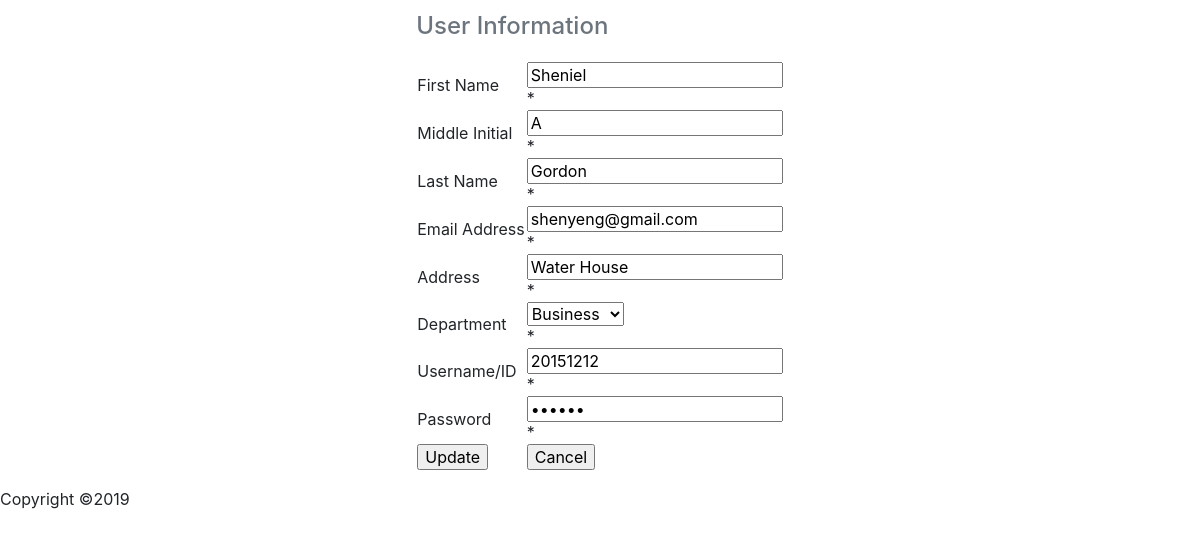
/Updatestudent.php?count=1, run on the app's committed database.
### tables this page shows
CREATE TABLE `student` (
  `count` int(11) NOT NULL,
  `id` varchar(12) NOT NULL,
  `fname` varchar(55) NOT NULL,
  `mname` varchar(55) NOT NULL,
  `lname` varchar(55) NOT NULL,
  `email` varchar(55) NOT NULL,
  `address` varchar(100) NOT NULL,
  `department` varchar(55) NOT NULL,
  `pass` varchar(12) NOT NULL,
  `conpass` varchar(12) NOT NULL,
  `active` varchar(4) NOT NULL
);

### Updatestudent.php (the view, shortened to what this page needs)
<html>
    <link rel="stylesheet" href="https://maxcdn.bootstrapcdn.com/bootstrap/4.0.0/css/bootstrap.min.css">
<link href="https://stackpath.bootstrapcdn.com/font-awesome/4.7.0/css/font-awesome.min.css" rel="stylesheet">
    <?php
 $emailerr=$addresserr=$depoerr=$usererr=$fnameerr=$mnameerr=$lnameerr=$passerr='';
     include "database.php";
    $count=$_GET['count'];
    $sql="select * from student where count='$count'";
     $result=mysqli_query($dbh,$sql);
    $check=mysqli_fetch_array($result);
    ?>
<body>
    <form method="POST">
<table align="center">
<caption style="caption-side: top;" ><h4>User Information</h4></caption>
    <tr>
<td> First Name</td><td><input type="text" name="fname" placeholder="Enter First Name" value="<?php echo $check['fname']; ?>"><br> <span class="error">* <?php echo $fnameerr;?></span></td>
     </tr>
     <tr>
<td> Middle Initial</td><td><input type="text" name="mname" placeholder="Enter Middle Initial" value="<?php echo $check['mname']; ?>"><br> <span class="error">* <?php echo $mnameerr;?></span></td>
     </tr>
    <tr>
<td> Last Name</td><td><input type="text" name="lname" placeholder="Enter Last Name" value="<?php echo $check['lname']; ?>"><br> <span class="error">* <?php echo $lnameerr;?></span></td>
     </tr>
     <tr>
<td> Email Address</td><td><input type="email" name="email" placeholder="Enter Email" value="<?php echo $check['email']; ?>"><br> <span class="error">* <?php echo $emailerr;?></span></td>
     </tr>
     <tr>
<td> Address</td><td><input type="text" name="address" placeholder="Enter Address" value="<?php echo $check['address']; ?>"><br> <span class="error">* <?php echo $addresserr;?></span></td>
     </tr>
 <tr>
<td> Department</td> <td><select name='depo' placeholder="Department"  >
           <option ><?php echo $check['department']; ?></option>
           </select> <br> <span class="error">* <?php echo $depoerr;?></span></td>
     </tr>
     <tr>
<td> Username/ID</td><td><input type="text" name="user" placeholder="Enter Username/ID" value="<?php echo $check['id']; ?>"> <br> <span class="error">* <?php echo $usererr;?></span></td>
     </tr>
    <tr>
<td> Password</td><td><input type="password" name="pass" placeholder="Enter Password" maxlength="12" pattern=".{6,}" title="Only 6 to 9 characters" value="<?php echo $check['pass']; ?>"><br> <span class="error">* <?php echo $passerr;?></span></td>
     </tr>
       <tr>
<td><input type="submit" name="update" value="Update"></td>
<td><input type="submit" name="cancel" value="Cancel"></td>
     </tr>
    </table>
        </form>
</body>
<footer >Copyright &copy;2019</footer>
</html>

### data on the page
student: fname "Sheniel", mname "A", lname "Gordon", email "shenyeng@gmail.com", address "Water House", depo "Business", user "20151212"
